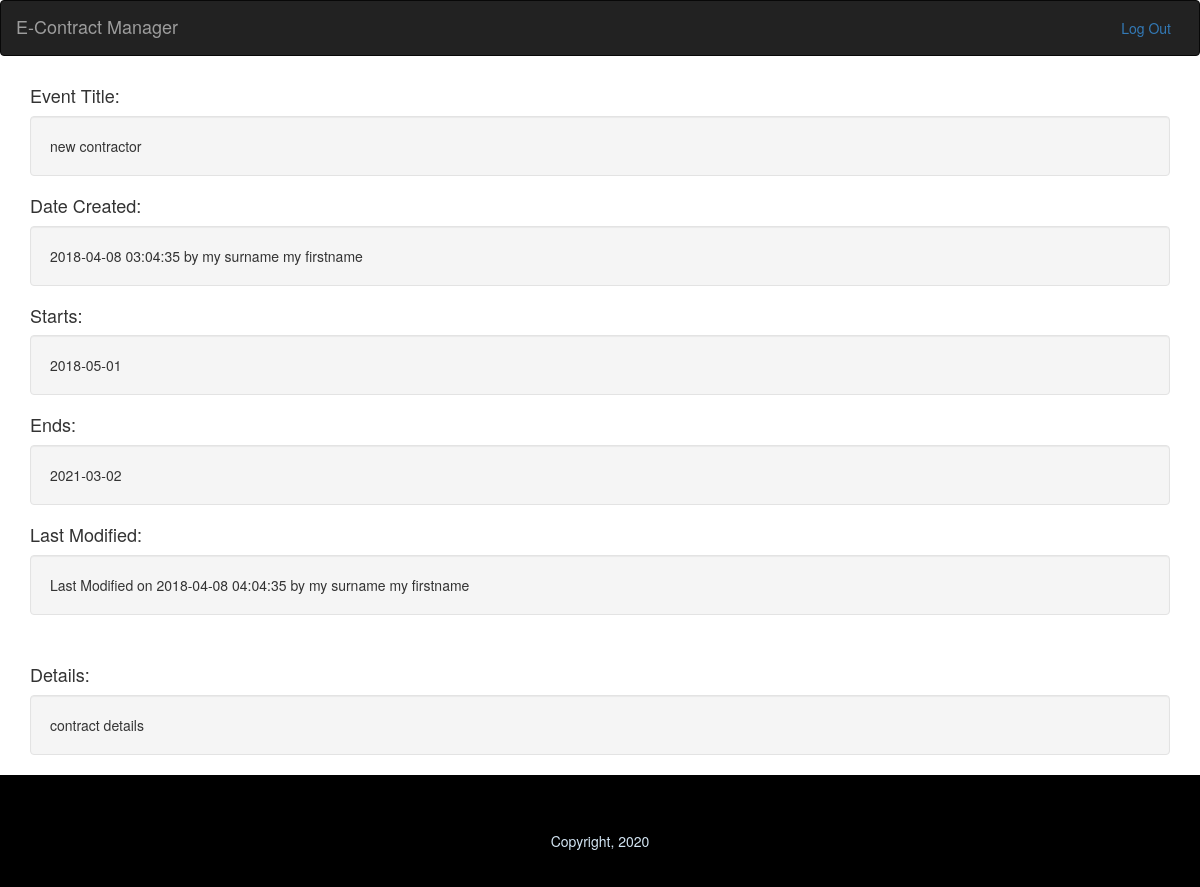
The app's page /single_contract.php?id=0z4ddnwdj (signed in) with its own data.
### tables this page shows
CREATE TABLE `contracts` (
  `id` int(11) NOT NULL,
  `contract_id` varchar(255) NOT NULL,
  `title` varchar(255) NOT NULL,
  `details` text NOT NULL,
  `date_created` timestamp NOT NULL DEFAULT CURRENT_TIMESTAMP ON UPDATE CURRENT_TIMESTAMP,
  `start_date` date NOT NULL,
  `end_date` date NOT NULL,
  `contractor` varchar(255) NOT NULL,
  `contractor_email` varchar(255) NOT NULL,
  `contractor_phone_number` varchar(20) NOT NULL,
  `last_modified` timestamp NULL DEFAULT NULL,
  `user_id` varchar(255) NOT NULL,
  `last_modified_by` varchar(255) NOT NULL,
  `mail_status` int(1) NOT NULL DEFAULT '0'
);

CREATE TABLE `users` (
  `id` int(15) NOT NULL,
  `user_id` varchar(255) NOT NULL,
  `first_name` varchar(255) NOT NULL,
  `middle_name` varchar(255) NOT NULL,
  `surname` varchar(255) NOT NULL,
  `department` varchar(255) NOT NULL,
  `phone_num` int(20) NOT NULL,
  `email` varchar(255) NOT NULL,
  `password` varchar(255) NOT NULL,
  `status` varchar(255) NOT NULL,
  `verification_code` varchar(255) NOT NULL
);

### single_contract.php (the view, shortened to what this page needs)
<?php
include "dbConfig.php";
$id = $_GET['id'];
$query = "SELECT * FROM contracts WHERE contract_id='$id'";
$result = mysqli_query($db, $query);
$row = mysqli_fetch_assoc($result);
?>
<!DOCTYPE html>
<html xmlns="http://www.w3.org/1999/xhtml">
<head>
    <link type="text/css" rel="stylesheet" href="bootstrap/css/bootstrap.min.css"/>
</head>
<body>
</body>
<nav class="navbar navbar-inverse">
  <div class="container-fluid">
    <div class="navbar-header">
      <a class="navbar-brand" href="index.php">E-Contract Manager</a>
    </div>
    <ul class="nav navbar-right">
      <li class="btn"><a href="logout.php">Log Out</a></li>
    </ul>
  </div>
</nav>
<div style="min-height: 650px; max-height: 3000000px;">
<div class="container">
   <h4> Event Title: </h4><div class="well well-large"><?php echo $row['title']?></div>
    <?php
    $user_id = $row['user_id'];
    $query2 = "SELECT * FROM users WHERE user_id='$user_id'";
    $result2 = mysqli_query($db, $query2);
    $row2 = mysqli_fetch_assoc($result2);
    ?>
    <h4>Date Created:</h4><div class="well well-large"> <?php echo $row['date_created'];?> by <?php echo $row2['surname']. ' '.$row2['first_name'];?></div>
    <h4>Starts: </h4><div class="well well-large"><?php echo $row['start_date']?></div>
    <h4>Ends: </h4><div class="well well-large"><?php echo $row['end_date']?></div>
    <?php
     if ($row['last_modified_by'] != null) {
         echo "<h4> Last Modified: </h4>";
         echo '<div class="well well-large">Last Modified on '.$row['last_modified'].' by '.$row['last_modified_by'].'</div>';
     }
    ?>
    <h4>Details: </h4><div class="well well-large"><?php echo nl2br($row['details'])?></div>
</div>
</div>
<div id="footer"> Copyright, <?php echo date("Y");?></div>
</body>
</html>

### single_contract.php (style rules this page uses)
#footer { height:100px; margin:0px; padding:4em; text-align:center; background:#000000; color:#D4E6F4; }

### records on screen
contracts: title "new contractor", date_created "2018-04-08 03:04:35", start_date "2018-05-01", end_date "2021-03-02", last_modified "2018-04-08 04:04:35", last_modified_by "my surname my firstname", details "contract details"
users: surname "my surname", first_name "my firstname"
